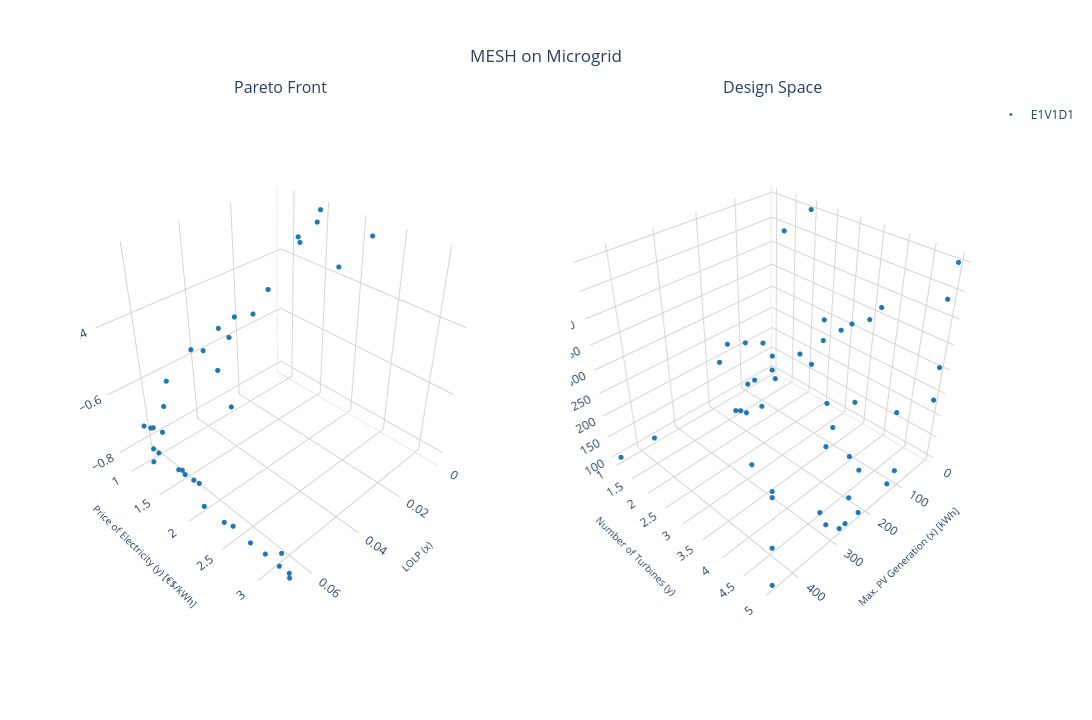

Here is the notebook cell this chart was saved with:
### Markdown cell above
#### Plotting MESH - 3D:

### Code cell
# Creating a subplot
fig = make_subplots(rows=1, cols=2, subplot_titles=("Pareto Front", "Design Space"), specs=[[{'type': 'scatter3d'}, {'type': 'scatter3d'}]])

for i in range(num_dataset):
    fig.add_trace(pareto_front[i], row=1, col=1)
    fig.add_trace(design_space[i], row=1, col=2)

# Setting layout
fig.update_layout(
    showlegend=True,
    scene=dict(
        camera=dict(
          eye=dict(x=1.5,y=1.5,z=1.5)
        ),
        xaxis=dict(
            title=dict(text='LOLP (x)', font=dict(size=10)),
            backgroundcolor='white',  # X-axis background
            gridcolor='lightgray',    # Grid color on X axis 
            showbackground=True       # Show background
        ),
        yaxis=dict(
            title=dict(text='Price of Electricity (y) [€$/kWh]', font=dict(size=10)),
            backgroundcolor='white',  # Y-axis background
            gridcolor='lightgray',    # Grid color on Y axis
            showbackground=True       # Show background
        ),
        zaxis=dict(
            title=dict(text='(-1) Renewable Factor (z)', font=dict(size=10)),
            backgroundcolor='white',  # Z-axis background
            gridcolor='lightgray',    # Grid color on Z axis
            showbackground=True       # Show background
        )
    ),
    scene2=dict(
        camera=dict(
          eye=dict(x=1.5,y=1.5,z=1.5)
        ),
        xaxis=dict(
            title=dict(text='Max. PV Generation (x) [kWh]', font=dict(size=10)),
            backgroundcolor='white',  # X-axis background
            gridcolor='lightgray',    # Grid color on X axis 
            showbackground=True       # Show background
        ),
        yaxis=dict(
            title=dict(text='Number of Turbines (y)', font=dict(size=10)),
            backgroundcolor='white',  # Y-axis background
            gridcolor='lightgray',    # Grid color on Y axis
            showbackground=True       # Show background
        ),
        zaxis=dict(
            title=dict(text='Battery Capacity (z) [kWh]', font=dict(size=10)),
            backgroundcolor='white',  # Z-axis background
            gridcolor='lightgray',    # Grid color on Z axis
            showbackground=True       # Show background
        )
    ),
    title=dict(
        text='MESH on Microgrid',
        x=0.5,  # Centering the title
        xanchor='center',
        yanchor='top'
    ),
    #margin=dict(l=0, r=0, b=0, t=0), # Rearrange the margin
    width=1520,   # Figure width (pixels)
    height=720,  # Figure height (pixels)
    paper_bgcolor="white",
    plot_bgcolor='white'
)

# Showing the figure
fig.show()

### Figure 1 — Plotly figure (JSON) as saved in the notebook; plotly's stock layout.template omitted (floating-point values rounded to 4 significant figures)
{"data": [{"marker": {"color": "#1f77b4", "size": 3}, "mode": "markers", "name": "E1V1D1_L", "scene": "scene", "showlegend": false, "type": "scatter3d", "x": [0.06736, 0.06563, 0.0625, 0.06435, 0.06354, 0.06655, 0.02616, 0.06979, 0.06528, 0.06563, 0.06609, 0.002315, 0.06285, 0.06354, 0.03843, 0.04063, 0.06563, 0.02616, 0.04063, 0.02616, 0.002199, 0.0002315, 0.002315, 0.02199, 0.0478, 0.06586, 0.05463, 0.05266, 0.0005787, 0.06852, 0.03125, 0.03843, 0.0478, 0.06435, 0.03148, 0.06644, 0.06088, 0.06829, 0.05266, 0.06736, 0.04294, 0.000463, 0.02199, 0.06725, 0.003472, 0.01644, 0.06979, 0.05463, 0.0002315, 0.06655], "y": [1.257, 1.698, 1.034, 0.959, 3.018, 1.305, 1.016, 1.365, 1.823, 1.655, 3.075, 1.208, 1.004, 3.018, 0.9471, 1.274, 3.188, 1.016, 1.274, 1.016, 1.232, 1.457, 1.208, 1.169, 1.764, 1.604, 0.8714, 0.8846, 1.427, 2.114, 1.11, 0.9471, 1.764, 1.868, 0.945, 2.904, 1.118, 2.403, 0.8846, 2.494, 0.9323, 2.163, 1.169, 2.731, 1.838, 1.22, 1.365, 0.8714, 1.457, 3.222], "z": [-0.7375, -0.7642, -0.7237, -0.7193, -0.7989, -0.7483, -0.509, -0.7518, -0.7638, -0.7565, -0.8124, -0.3188, -0.7274, -0.7989, -0.5807, -0.5971, -0.8155, -0.509, -0.5971, -0.509, -0.3337, -0.2286, -0.3188, -0.4983, -0.6194, -0.7617, -0.7111, -0.6307, -0.2642, -0.7832, -0.5462, -0.5807, -0.6194, -0.7731, -0.5342, -0.8051, -0.735, -0.7847, -0.6307, -0.7863, -0.5612, -0.247, -0.4983, -0.7967, -0.3513, -0.435, -0.7518, -0.7111, -0.2286, -0.8174]}, {"marker": {"color": "#1f77b4", "size": 3}, "mode": "markers", "name": "E1V1D1", "scene": "scene2", "type": "scatter3d", "x": [367.9, 330.7, 335.7, 315.4, 198.4, 10, 10, 365.0, 383.7, 350.6, 247.3, 69.35, 257.1, 10, 450, 117.4, 289.5, 351.1, 450, 105.0, 62.48, 48.23, 450, 95.91, 126.2, 450, 450, 136.1, 51.22, 25.07, 260.7, 115.6, 450, 10, 277.3, 423.8, 225.4, 448.5, 10, 402.5, 127.3, 47.02, 450, 366.1, 10, 95.88, 266.3, 222.4, 91.93, 398.0], "y": [3.798, 5, 5, 4.987, 4.867, 5, 1.986, 1, 3.63, 3.535, 5, 1, 5, 5, 5, 4.892, 5, 5, 5, 3.492, 3.003, 1.072, 1, 3.89, 3.675, 5, 4.221, 5, 2.471, 5, 5, 5, 5, 2.425, 5, 4.816, 4.943, 4.407, 5, 3.525, 1.764, 1.647, 5, 4.24, 1, 1, 5, 5, 1, 5], "z": [218.9, 312.1, 179.5, 136.1, 485.4, 305.0, 500, 100, 327.3, 300.6, 490.3, 100, 159.1, 235.6, 300.8, 257.2, 500, 500, 185.5, 134.1, 143.6, 190.6, 100, 212.3, 367.5, 289.2, 500, 112.2, 206.1, 441.9, 100, 131.4, 500, 290.0, 100, 465.9, 196.8, 404.9, 500, 417.9, 100, 459.4, 100, 446.8, 100, 207.8, 254.7, 100, 100, 500]}], "layout": {"annotations": [{"font": {"size": 16}, "showarrow": false, "text": "Pareto Front", "x": 0.225, "xanchor": "center", "xref": "paper", "y": 1, "yanchor": "bottom", "yref": "paper"}, {"font": {"size": 16}, "showarrow": false, "text": "Design Space", "x": 0.775, "xanchor": "center", "xref": "paper", "y": 1, "yanchor": "bottom", "yref": "paper"}], "height": 720, "paper_bgcolor": "white", "plot_bgcolor": "white", "scene": {"camera": {"eye": {"x": 1.5, "y": 1.5, "z": 1.5}}, "domain": {"x": [0, 0.45], "y": [0, 1]}, "xaxis": {"backgroundcolor": "white", "gridcolor": "lightgray", "showbackground": true, "title": {"font": {"size": 10}, "text": "LOLP (x)"}}, "yaxis": {"backgroundcolor": "white", "gridcolor": "lightgray", "showbackground": true, "title": {"font": {"size": 10}, "text": "Price of Electricity (y) [€$/kWh]"}}, "zaxis": {"backgroundcolor": "white", "gridcolor": "lightgray", "showbackground": true, "title": {"font": {"size": 10}, "text": "(-1) Renewable Factor (z)"}}}, "scene2": {"camera": {"eye": {"x": 1.5, "y": 1.5, "z": 1.5}}, "domain": {"x": [0.55, 1], "y": [0, 1]}, "xaxis": {"backgroundcolor": "white", "gridcolor": "lightgray", "showbackground": true, "title": {"font": {"size": 10}, "text": "Max. PV Generation (x) [kWh]"}}, "yaxis": {"backgroundcolor": "white", "gridcolor": "lightgray", "showbackground": true, "title": {"font": {"size": 10}, "text": "Number of Turbines (y)"}}, "zaxis": {"backgroundcolor": "white", "gridcolor": "lightgray", "showbackground": true, "title": {"font": {"size": 10}, "text": "Battery Capacity (z) [kWh]"}}}, "showlegend": true, "title": {"text": "MESH on Microgrid", "x": 0.5, "xanchor": "center", "yanchor": "top"}, "width": 1520}}
